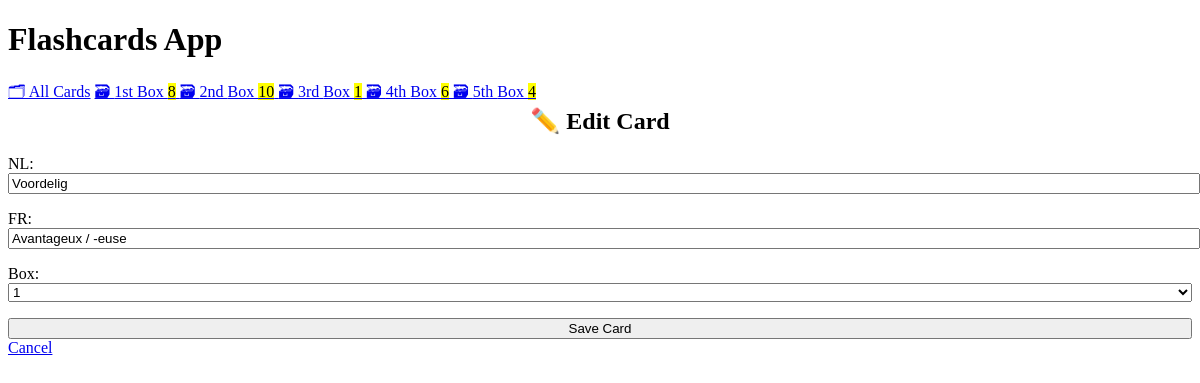
The app's page /edit/30 with its own data.
### flashcards_app/models.py (models this page shows, shortened)
class Card(models.Model):
    NL = models.CharField(max_length=200)
    FR = models.CharField(max_length=200)
    box = models.IntegerField(
        choices=zip(BOXES, BOXES),
        default=BOXES[0],
    )
    date_created = models.DateTimeField(auto_now_add=True)

### flashcards_app/views.py (the view)
class CardUpdateView(CardCreateView, UpdateView):
    success_url = reverse_lazy("card-list")

### flashcards_app/templatetags/cards_tags.py (called while the page is built)
@register.inclusion_tag("flashcards_app/box_links.html")
def boxes_as_links():
    boxes = []
    for box_num in BOXES:
        card_count = Card.objects.filter(box=box_num).count()
        boxes.append({
            "number": box_num,
            "card_count": card_count,
        })
    return {"boxes": boxes}

### flashcards_app/templates/flashcards_app/card_form.html (shortened to what this page needs)
{% extends "flashcards_app/base.html" %}
{% block content %}
    {% if card %}
        <h2>✏️ Edit Card</h2>
    {% else %}
        <h2>✨ Create New Card</h2>
    {% endif %}
    <form method="post">
        {{ form.as_p }}
        <input type="submit" value="Save Card">
    </form>
    <a href="{% url 'card-list' %}">
        Cancel
    </a>
{% endblock %}

### flashcards_app/templates/flashcards_app/base.html (style rules this page uses)
:root { --accent: #6e48ad; --accent-bg: white; --bg: #fff; --text: #212121; --text-light: #585858; --border: #d8dae1; --code: #d81b60; --preformatted: #444; }
h2 { text-align: center; }
h2, h4 { margin-top: 0; }
input, select, textarea { width: 100%; }

### records on screen
Card: NL "Voordelig", FR "Avantageux / -euse", box "1"

### other values on screen
{{ box.number | ordinal }} "1st" "2nd" "3rd" "4th" "5th"
{{ box.card_count }} "8" "10" "1" "6" "4"
